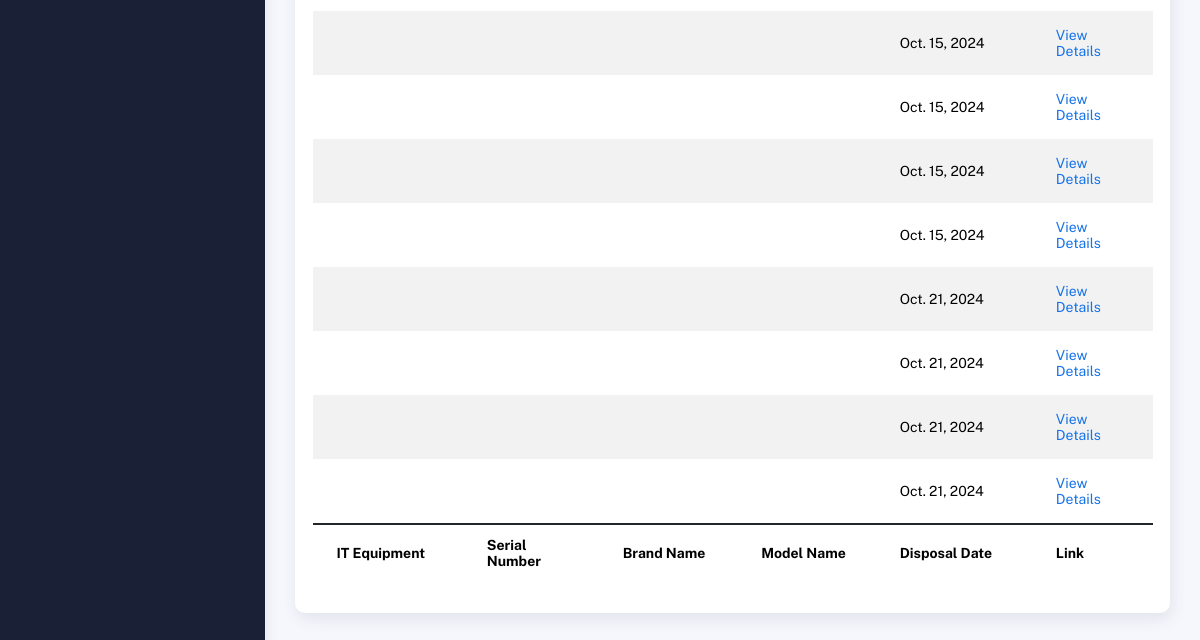
Page /disposed_keyboards/ (lower part) on the earlier database version.
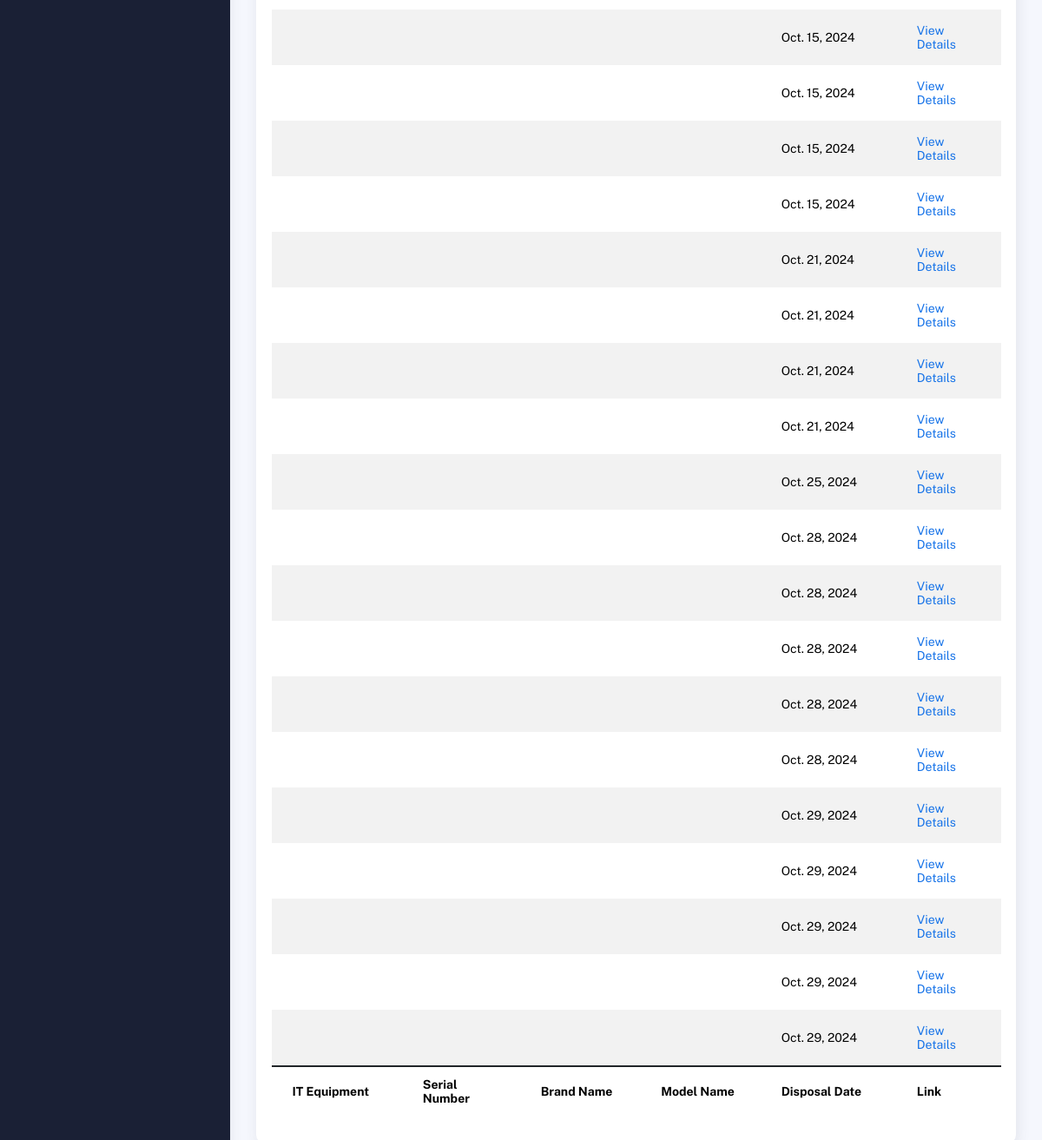
Same page on the later database version.
### inventory/models.py (models this page shows, shortened)
class DisposedKeyboard(models.Model):
    keyboard_dispose_db = models.ForeignKey(KeyboardDetails, on_delete=models.CASCADE)
    disposal_date = models.DateField(default=timezone.now)

### inventory/views.py (the view)
# urls.py: path('disposed_keyboards/', views.disposed_keyboards, name='disposed_keyboards'),
def disposed_keyboards(request):
    disposed_keyboards = DisposedKeyboard.objects.all()
    return render(request, 'disposed_keyboards.html', {'disposed_keyboards': disposed_keyboards})

### templates/disposed_keyboards.html (shortened to what this page needs)
{% extends 'base.html' %}
{% block content %}
<div class="container">
  <div class="page-inner">
    <div class="row">
      <div class="col-md-12">
        <div class="card">
          <div class="card-body">
            <div class="table-responsive">
              <table id="disposed-keyboards-table" class="display table table-striped table-hover">
                <tfoot>
                  <tr>
                    <th>IT Equipment</th>
                    <th>Serial Number</th>
                    <th>Brand Name</th>
                    <th>Model Name</th>
                    <th>Disposal Date</th>
                    <th>Link</th>
                  </tr>
                </tfoot>
                <tbody>
                  {% for disposed_keyboard in disposed_keyboards %}
                  <tr>
                    <td>{{ disposed_keyboard.keyboard.desktop_package }}</td>
                    <td>{{ disposed_keyboard.keyboard.keyboard_sn }}</td>
                    <td>{{ disposed_keyboard.keyboard.brand }}</td>
                    <td>{{ disposed_keyboard.keyboard.model }}</td>
                    <td>{{ disposed_keyboard.disposal_date }}</td>
                    <td>
                      <a href="{% url 'desktop_detailed_view' disposed_keyboard.keyboard.desktop_package.id %}">
                        <span class="sub-item">View Details</span>
                      </a>
                    </td>
                  </tr>
                  {% endfor %}
                </tbody>
              </table>
            </div>
          </div>
        </div>
      </div>
    </div>
  </div>
</div>
{% endblock %}

Differences in the rows shown:
added DisposedKeyboard: disposal_date "Oct. 25, 2024"
added DisposedKeyboard: disposal_date "Oct. 28, 2024"
added DisposedKeyboard: disposal_date "Oct. 28, 2024"
added DisposedKeyboard: disposal_date "Oct. 28, 2024"
added DisposedKeyboard: disposal_date "Oct. 28, 2024"
added DisposedKeyboard: disposal_date "Oct. 28, 2024"
added DisposedKeyboard: disposal_date "Oct. 29, 2024"
added DisposedKeyboard: disposal_date "Oct. 29, 2024"
added DisposedKeyboard: disposal_date "Oct. 29, 2024"
added DisposedKeyboard: disposal_date "Oct. 29, 2024"
added DisposedKeyboard: disposal_date "Oct. 29, 2024"
